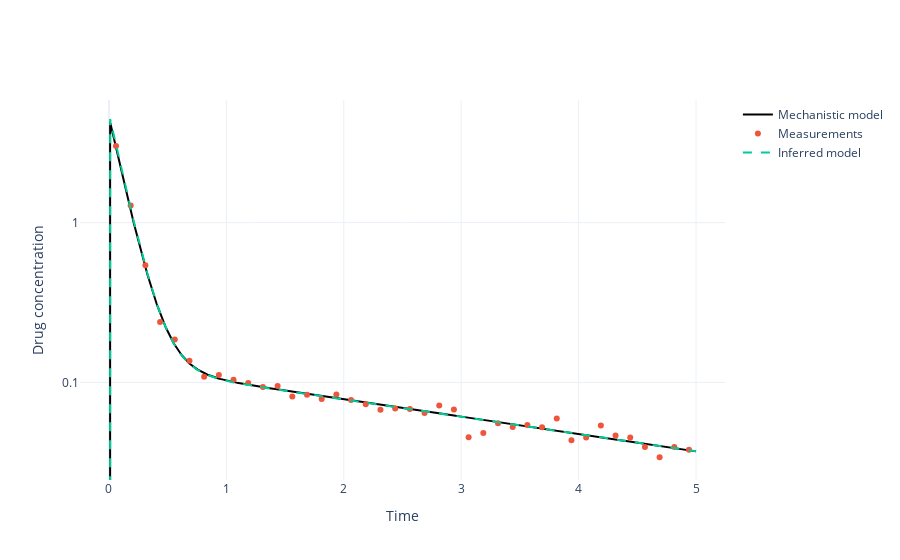

Here is the notebook cell this chart was saved with:
### Code cell
mle_output = mechanistic_model.simulate(parameters_mle, times)
fig.add_trace(go.Scatter(
    x=times,
    y=mle_output[0],
    mode='lines',
    line_dash='dash',
    name='Inferred model'
))
fig.show()

### Figure 1 — Plotly figure (JSON) as saved in the notebook; plotly's stock layout.template omitted (floating-point values rounded to 4 significant figures; data arrays with more than 128 entries replaced by an {"elided": "..."} marker saying what was removed)
{"data": [{"line": {"color": "black"}, "mode": "lines", "name": "Mechanistic model", "type": "scatter", "x": {"elided": "1000 float values"}, "y": {"elided": "1000 float values"}}, {"mode": "markers", "name": "Measurements", "type": "scatter", "x": [0.06006, 0.1852, 0.3103, 0.4354, 0.5606, 0.6857, 0.8108, 0.9359, 1.061, 1.186, 1.311, 1.436, 1.562, 1.687, 1.812, 1.937, 2.062, 2.187, 2.312, 2.437, 2.563, 2.688, 2.813, 2.938, 3.063, 3.188, 3.313, 3.438, 3.564, 3.689, 3.814, 3.939, 4.064, 4.189, 4.314, 4.439, 4.565, 4.69, 4.815, 4.94], "y": [3.02, 1.279, 0.5416, 0.2384, 0.1855, 0.1368, 0.1087, 0.1113, 0.1039, 0.09933, 0.09371, 0.09497, 0.08178, 0.08367, 0.07868, 0.08408, 0.07756, 0.07291, 0.06743, 0.06871, 0.06824, 0.06442, 0.07159, 0.06776, 0.04531, 0.04828, 0.05561, 0.05266, 0.05411, 0.05245, 0.05945, 0.04342, 0.04521, 0.05381, 0.04656, 0.04519, 0.03937, 0.03403, 0.03939, 0.03797]}, {"line": {"dash": "dash"}, "mode": "lines", "name": "Inferred model", "type": "scatter", "x": {"elided": "1000 float values"}, "y": {"elided": "1000 float values"}}], "layout": {"xaxis": {"title": {"text": "Time"}}, "yaxis": {"dtick": 1, "title": {"text": "Drug concentration"}, "type": "log"}}}
